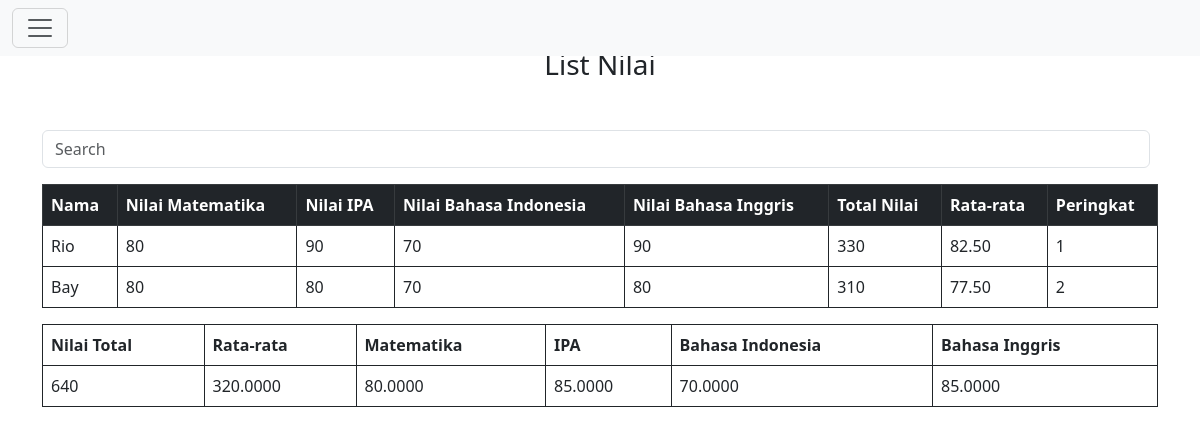
The page / on the database its author committed.
### tables this page shows
CREATE TABLE `nilai` (
  `id` int(10) NOT NULL,
  `id_siswa` int(10) NOT NULL,
  `mtk` int(10) NOT NULL,
  `ipa` int(10) NOT NULL,
  `ind` int(10) NOT NULL,
  `eng` int(10) NOT NULL,
  `total` int(10) NOT NULL,
  `rata` decimal(5,2) NOT NULL
);

CREATE TABLE `siswa` (
  `id` int(25) NOT NULL,
  `nama` varchar(255) NOT NULL,
  `alamat` varchar(255) NOT NULL,
  `tgl_lahir` date NOT NULL,
  `nis` bigint(50) NOT NULL
);

### index.php (the view, shortened to what this page needs)
<?php
require 'function.php';
?>
<!DOCTYPE html>
<html lang="en">
<head>
    <link href="https://cdn.jsdelivr.net/npm/bootstrap@5.3.0-alpha2/dist/css/bootstrap.min.css" rel="stylesheet">
    <link rel="stylesheet" href="https://cdn.jsdelivr.net/npm/bootstrap-icons@1.10.3/font/bootstrap-icons.css">
</head>
<body>
    <?php
    include('navbar.php');
    ?>
    <div class="container py-5">
        <h3 class="text-center">List Nilai</h3>
        <div class="my-5">
            <form class="d-flex mb-3" role="search">
                <input class="form-control me-2" onkeyup="prosesNilai()" id="cariNil" type="text" placeholder="Search" aria-label="Search">
            </form>
            <table class="table table-bordered border-dark" id="daftarNilai">
                <thead class="table-dark">
                    <tr>
                        <th>Nama</th>
                        <th>Nilai Matematika</th>
                        <th>Nilai IPA</th>
                        <th>Nilai Bahasa Indonesia</th>
                        <th>Nilai Bahasa Inggris</th>
                        <th>Total Nilai</th>
                        <th>Rata-rata</th>
                        <th>Peringkat</th>
                    </tr>
                </thead>
                <tbody>
                    <?php
                    $query = mysqli_query($con, "SELECT * from nilai n, siswa s where s.id = n.id_siswa ORDER BY total DESC");
                    $i = 1;
                    while ($data = mysqli_fetch_array($query)) {
                        $nama = $data['nama'];
                        $mtk = $data['mtk'];
                        $ipa = $data['ipa'];
                        $ind = $data['ind'];
                        $eng = $data['eng'];
                        $total = $data['total'];
                        $rata = $data['rata'];
                    ?>
                        <tr>
                            <td><?= $nama; ?></td>
                            <td><?= $mtk; ?></td>
                            <td><?= $ipa; ?></td>
                            <td><?= $ind; ?></td>
                            <td><?= $eng; ?></td>
                            <td><?= $total; ?></td>
                            <td><?= $rata; ?></td>
                            <td><?= $i++; ?></td>
                        </tr>
                    <?php
                    };
                    ?>
                </tbody>
            </table>
            <table class="table table-bordered border-dark">
                <thead>
                    <tr>
                        <th>Nilai Total</th>
                        <th>Rata-rata</th>
                        <th>Matematika</th>
                        <th>IPA</th>
                        <th>Bahasa Indonesia</th>
                        <th>Bahasa Inggris</th>
                    </tr>
                </thead>
                <tbody>
                    <?php
                    $q = "SELECT AVG(mtk) as r_mtk, AVG(ipa) as r_ipa, AVG(ind) as r_ind, AVG(eng) as r_eng, AVG(total) as r_total, SUM(total) as n_total FROM nilai";
                    $all = mysqli_query($con, $q);
                    while ($row = mysqli_fetch_assoc($all)) {
                        $r_mtk = $row['r_mtk'];
                        $r_ipa = $row['r_ipa'];
                        $r_ind = $row['r_ind'];
                        $r_eng = $row['r_eng'];
                        $r_total = $row['r_total'];
                        $n_total = $row['n_total'];
                    ?>
                        <tr>
                            <td><?= $n_total ?></td>
                            <td><?= $r_total ?></td>
                            <td><?= $r_mtk ?></td>
                            <td><?= $r_ipa ?></td>
                            <td><?= $r_ind ?></td>
                            <td><?= $r_eng ?></td>
                        </tr>
                    <?php
                    };
                    ?>
                </tbody>
            </table>
        </div>
    </div>
</body>
</html>

### navbar.php (shortened to what this page needs)
<nav class="navbar bg-body-tertiary fixed-top">
  <div class="container-fluid">
    <button class="navbar-toggler" type="button" data-bs-toggle="offcanvas" data-bs-target="#offcanvasNavbar" aria-controls="offcanvasNavbar" aria-label="Toggle navigation">
      <span class="navbar-toggler-icon"></span>
    </button>
  </div>
</nav>

### rows shown on the page
nilai: id_siswa.nama "Rio", mtk "80", ipa "90", ind "70", eng "90", total "330", rata "82.50"
nilai: id_siswa.nama "Bay", mtk "80", ipa "80", ind "70", eng "80", total "310", rata "77.50"

### other values the page prints
$n_total "640"
$r_total "320.0000"
$r_mtk "80.0000"
$r_ipa "85.0000"
$r_ind "70.0000"
$r_eng "85.0000"
